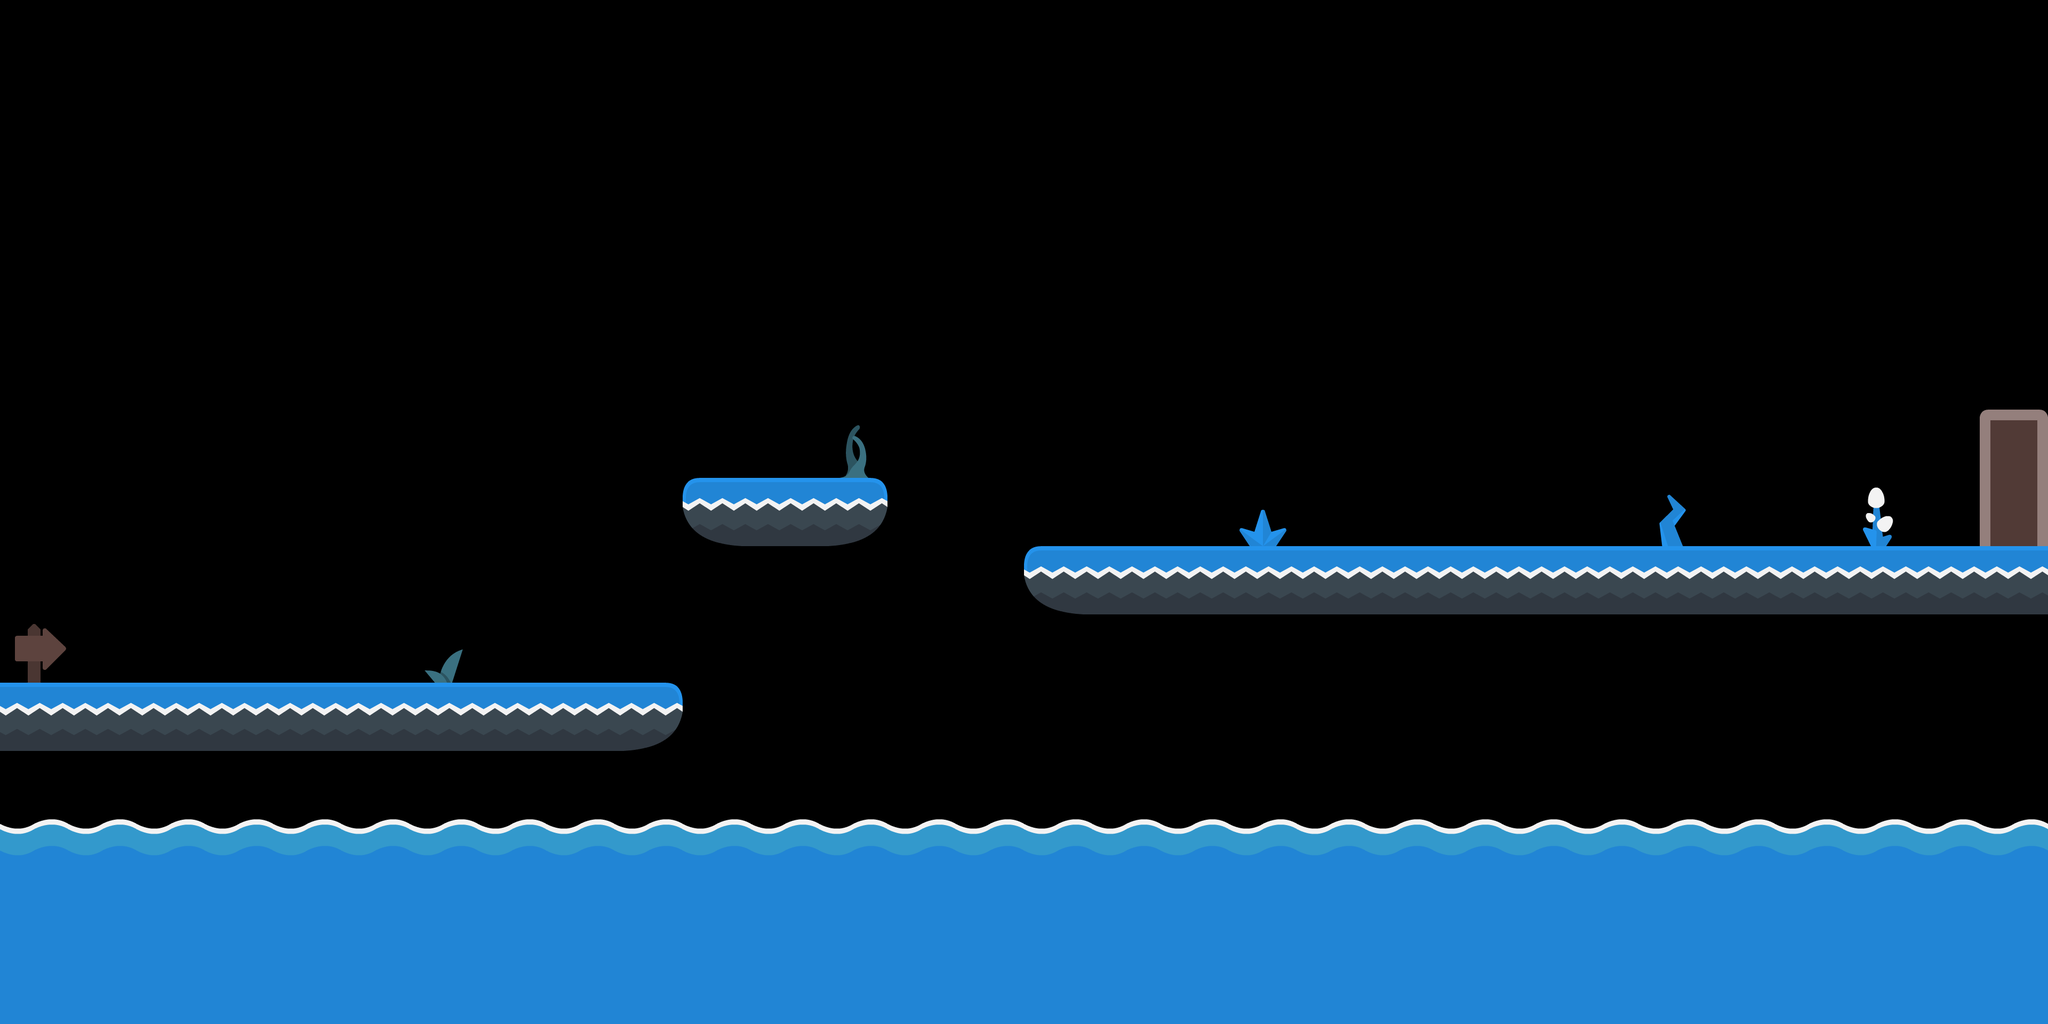

Tiled map render using the project's own tile images. Description and the whole map definition, tile-layer contents included, below:
An orthogonal 30x15 tile map with 128x128 px tiles, 1 tile layer (Tile Layer 1) and 3 objects.

<map version="1.2" tiledversion="1.3.5" orientation="orthogonal" renderorder="right-down" width="30" height="15" tilewidth="128" tileheight="128" infinite="0" nextlayerid="5" nextobjectid="13">
 <tileset firstgid="1" source="Abstract_Platformer.tsx" />
 <layer id="1" name="Tile Layer 1" width="30" height="15">
  <data encoding="csv">
0,0,0,0,0,0,0,0,0,0,0,0,0,0,0,0,0,0,0,0,0,0,0,0,0,0,0,0,0,0,
0,0,0,0,0,0,0,0,0,0,0,0,0,0,0,0,0,0,0,0,0,0,0,0,0,0,0,0,0,0,
0,0,0,0,0,0,0,0,0,0,0,0,0,0,0,0,0,0,0,0,0,0,0,0,0,0,0,0,0,0,
0,0,0,0,0,0,0,0,0,0,0,0,0,0,0,0,0,0,0,0,0,0,0,0,0,0,0,0,0,0,
0,0,0,0,0,0,0,0,0,0,0,0,0,0,0,0,0,0,0,0,0,0,0,0,0,0,0,0,0,0,
0,0,0,0,0,0,0,0,0,0,0,0,0,0,0,0,0,0,0,0,0,0,0,0,0,0,0,0,0,0,
0,0,0,0,0,0,0,0,0,0,0,0,144,0,0,0,0,0,0,0,0,0,0,0,0,0,0,0,0,130,
0,0,0,0,0,0,0,0,0,0,162,135,163,0,0,0,0,0,99,0,0,0,0,0,98,0,0,120,0,152,
0,0,0,0,0,0,0,0,0,0,0,0,0,0,0,162,135,135,135,135,135,135,135,135,135,135,135,135,135,135,
237,0,0,0,0,0,143,0,0,0,0,0,0,0,0,0,0,0,0,0,0,0,0,0,0,0,0,0,0,0,
135,135,135,135,135,135,135,135,135,163,0,0,0,0,0,0,0,0,0,0,0,0,0,0,0,0,0,0,0,0,
0,0,0,0,0,0,0,0,0,0,0,0,0,0,0,0,0,0,0,0,0,0,0,0,0,0,0,0,0,0,
233,233,233,233,233,233,233,233,233,233,233,233,233,233,233,233,233,233,233,233,233,233,233,233,233,233,233,233,233,233,
255,255,255,255,255,255,255,255,255,255,255,255,255,255,255,255,255,255,255,255,255,255,255,255,255,255,255,255,255,255,
255,255,255,255,255,255,255,255,255,255,255,255,255,255,255,255,255,255,255,255,255,255,255,255,255,255,255,255,255,255
</data>
 </layer>
 <objectgroup id="4" name="Object Layer 1">
  <object id="6" x="2511.68" y="477.254" width="3.4836" />
  <object id="11" gid="196" x="1402.6" y="642.278" width="128" height="128" />
  <object id="12" gid="169" x="2688.05" y="1025.47" width="128" height="128" />
 </objectgroup>
</map>
